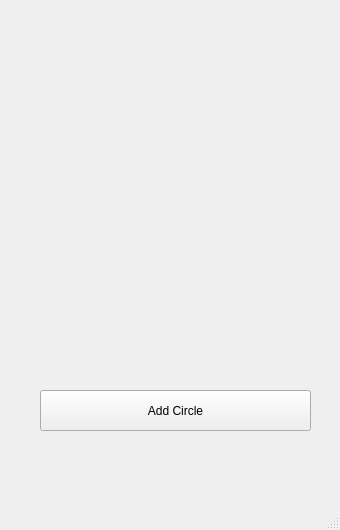
<?xml version="1.0" encoding="UTF-8"?>
<ui version="4.0">
 <class>MainWindow</class>
 <widget class="QMainWindow" name="MainWindow">
  <property name="geometry">
   <rect>
    <x>0</x>
    <y>0</y>
    <width>340</width>
    <height>530</height>
   </rect>
  </property>
  <property name="windowTitle">
   <string>MainWindow</string>
  </property>
  <widget class="QWidget" name="centralwidget">
   <widget class="QPushButton" name="pushButton">
    <property name="geometry">
     <rect>
      <x>40</x>
      <y>390</y>
      <width>271</width>
      <height>41</height>
     </rect>
    </property>
    <property name="text">
     <string>Add Circle</string>
    </property>
   </widget>
  </widget>
  <widget class="QStatusBar" name="statusbar"/>
 </widget>
 <resources/>
 <connections/>
</ui>
